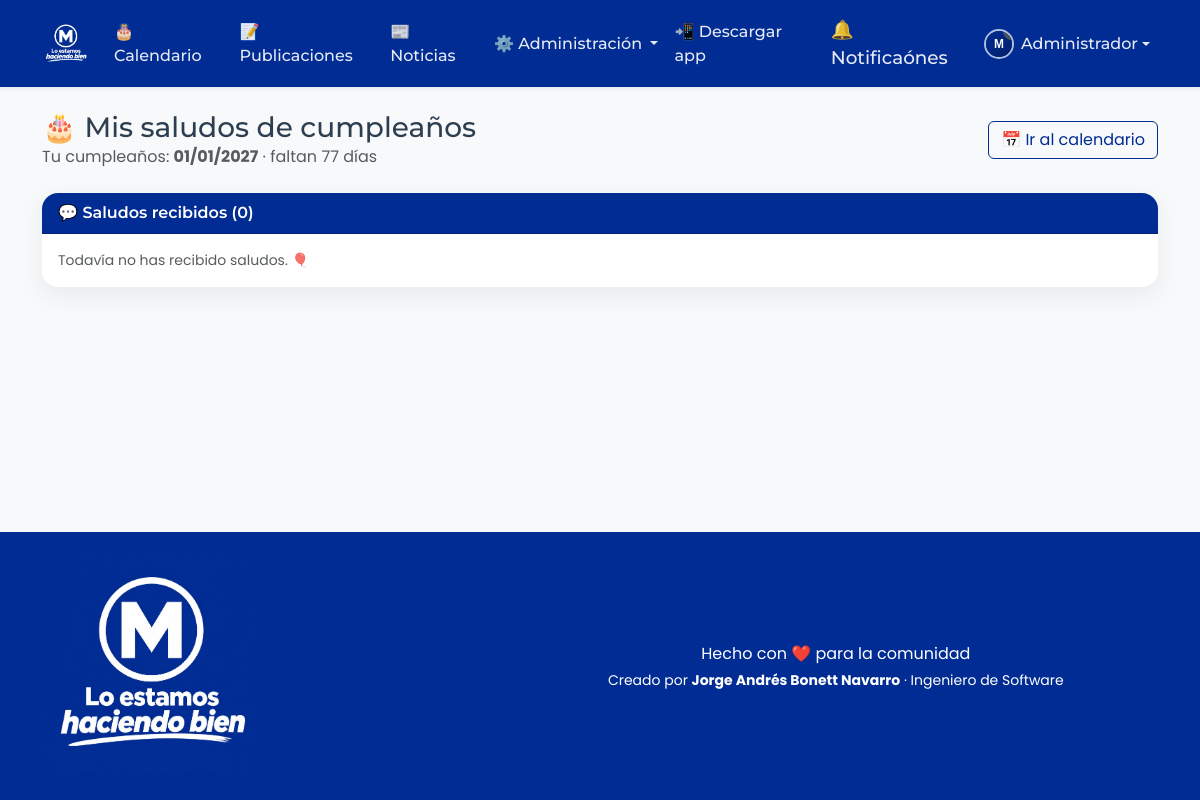
Screenshot of /modules/calendar/greetings.php (signed in) with the database file from the repository.
### tables this page shows
CREATE TABLE `usuarios` (
  `id`               INT UNSIGNED NOT NULL AUTO_INCREMENT,
  `id_rol`           INT UNSIGNED NOT NULL DEFAULT 2,
  `usuario`          VARCHAR(50)  NOT NULL COMMENT 'Nombre de usuario para iniciar sesión',
  `nombre`           VARCHAR(80)  NOT NULL,
  `apellidos`        VARCHAR(120) NOT NULL,
  `fecha_nacimiento` DATE         NOT NULL,
  `direccion`        VARCHAR(255) DEFAULT NULL,
  `barrio`           VARCHAR(120) DEFAULT NULL,
  `zona`             ENUM('Urbana','Vereda') NOT NULL DEFAULT 'Urbana',
  `foto`             VARCHAR(255) DEFAULT NULL COMMENT 'Ruta relativa de la imagen de perfil',
  `email`            VARCHAR(160) DEFAULT NULL,
  `password`         VARCHAR(255) NOT NULL COMMENT 'Hash generado con password_hash()',
  `estado`           TINYINT(1)   NOT NULL DEFAULT 1 COMMENT '1=Activo, 2=Inactivo',
  `creado_en`        TIMESTAMP    NOT NULL DEFAULT CURRENT_TIMESTAMP,
  PRIMARY KEY (`id`),
  UNIQUE KEY `uq_usuarios_usuario` (`usuario`),
  UNIQUE KEY `uq_usuarios_email` (`email`),
  KEY `idx_usuarios_rol` (`id_rol`),
  KEY `idx_usuarios_nacimiento` (`fecha_nacimiento`),
  CONSTRAINT `fk_usuarios_rol` FOREIGN KEY (`id_rol`)
    REFERENCES `roles` (`id`) ON UPDATE CASCADE ON DELETE RESTRICT
);

### config/app.php (called while the page is built, shortened)
<?php
require_once __DIR__ . '/database.php';
function e(?string $value): string
{
    return htmlspecialchars((string) $value, ENT_QUOTES, 'UTF-8');
}
function base_url(string $path = ''): string
{
    $base = rtrim($_ENV['APP_URL'] ?? '', '/');
    return $base . '/' . ltrim($path, '/');
}
function asset(string $path): string
{
    return base_url('assets/' . ltrim($path, '/'));
}
function is_logged_in(): bool
{
    return isset($_SESSION['user_id']);
}
function current_user(): ?array
{
    $stmt = Database::connection()->prepare(
        'SELECT u.*, r.nombre_rol
           FROM usuarios u
           JOIN roles r ON r.id = u.id_rol
          WHERE u.id = ? LIMIT 1'
    );
    $stmt->execute([$_SESSION['user_id']]);
    $row = $stmt->fetch();
    return $row ?: null;
}
function is_admin(): bool
{
    $user = current_user();
    return $user !== null && (int) $user['id_rol'] === 1;
}
function module_is_visible(string $clave): bool
{
    if (is_admin()) {
        return true;
    }
    $user = current_user();
    $stmt = Database::connection()->prepare(
        'SELECT pm.visible
           FROM permisos_modulos pm
           JOIN modulos m ON m.id = pm.id_modulo
          WHERE pm.id_rol = ? AND m.clave_modulo = ? LIMIT 1'
    );
    $stmt->execute([$user['id_rol'], $clave]);
    $row = $stmt->fetch();
    return $row ? (bool) (int) $row['visible'] : false;
}

### config/database.php (called while the page is built, shortened)
<?php
class Database
{
    private static $instance = null;
    public static function connection(): PDO
    {
        if (self::$instance === null) {
            $host = $_ENV['DB_HOST'] ?? 'localhost';
            $port = $_ENV['DB_PORT'] ?? '3306';
            $name = $_ENV['DB_NAME'] ?? 'monchomania';
            $user = $_ENV['DB_USER'] ?? 'root';
            $pass = $_ENV['DB_PASS'] ?? '';
            $dsn = sprintf(
                'mysql:host=%s;port=%s;dbname=%s;charset=utf8mb4',
                $host,
                $port,
                $name
            );
            $options = [
                PDO::ATTR_ERRMODE            => PDO::ERRMODE_EXCEPTION,
                PDO::ATTR_DEFAULT_FETCH_MODE => PDO::FETCH_ASSOC,
                PDO::ATTR_EMULATE_PREPARES   => false,
                PDO::ATTR_STRINGIFY_FETCHES  => false,
                PDO::MYSQL_ATTR_INIT_COMMAND => 'SET NAMES utf8mb4 COLLATE utf8mb4_unicode_ci',
            ];
            try {
                self::$instance = new PDO($dsn, $user, $pass, $options);
                self::$instance->exec("SET time_zone = '+00:00'");
            } catch (PDOException $e) {
                http_response_code(500);
                if (($_ENV['APP_DEBUG'] ?? 'false') === 'true') {
                    die('Error de conexión a la base de datos: ' . $e->getMessage());
                }
                die('Error de conexión a la base de datos.');
            }
        }
        return self::$instance;
    }
}

### includes/auth_middleware.php (called while the page is built, shortened)
<?php
require_once __DIR__ . '/../config/app.php';
$user = current_user();

### modules/calendar/helpers.php (called while the page is built, shortened)
<?php
require_once __DIR__ . '/../../config/app.php';
function cumple_comments(int $destinoId): array
{
    $stmt = Database::connection()->prepare(
        'SELECT c.id, c.id_usuario_autor, c.comentario, c.fecha_creacion,
                u.nombre, u.apellidos, u.foto
           FROM cumple_comentarios c
           JOIN usuarios u ON u.id = c.id_usuario_autor
          WHERE c.id_usuario_destino = ?
          ORDER BY c.fecha_creacion DESC'
    );
    $stmt->execute([$destinoId]);
    $filas = $stmt->fetchAll();
    $saludos = [];
    return $saludos;
}

### modules/calendar/greetings.php (the view, shortened to what this page needs)
<?php
require_once __DIR__ . '/../../includes/auth_middleware.php';
require_once __DIR__ . '/helpers.php';
$saludos       = cumple_comments((int) $user['id']);
$esAdmin       = is_admin();
$nacimiento = $user['fecha_nacimiento'] ?? null;
$proximoCumple = null;
if ($nacimiento) {
    $partes = explode('-', (string) $nacimiento);
    $hoy    = new DateTime('today');
    $proximoCumple = new DateTime($hoy->format('Y') . '-' . ($partes[1] ?? '01') . '-' . ($partes[2] ?? '01'));
    if ($proximoCumple < $hoy) {
        $proximoCumple->modify('+1 year');
    }
}
$diasFaltantes = $proximoCumple ? (int) (new DateTime('today'))->diff($proximoCumple)->days : null;
require_once __DIR__ . '/../../includes/header.php';
require_once __DIR__ . '/../../includes/navbar.php';
?>
<div class="container py-4">
    <div class="d-flex justify-content-between align-items-center mb-4 flex-wrap gap-2">
        <div>
            <h1 class="h3 mb-0">🎂 Mis saludos de cumpleaños</h1>
            <p class="text-muted mb-0">
                <?php if ($proximoCumple): ?>
                    Tu cumpleaños: <strong><?= e($proximoCumple->format('d/m/Y')) ?></strong>
                    <?php if ($diasFaltantes === 0): ?>
                        · ¡Hoy es tu día! 🎉
                    <?php else: ?>
                        · faltan <?= (int) $diasFaltantes ?> días
                    <?php endif; ?>
                <?php else: ?>
                    Aquí están los saludos que te ha enviado la comunidad.
                <?php endif; ?>
            </p>
        </div>
        <a class="btn btn-outline-primary" href="<?= base_url('modules/calendar/index.php') ?>">📅 Ir al calendario</a>
    </div>
    <div class="card mm-card">
        <div class="card-header mm-card-header">
            💬 Saludos recibidos (<span class="js-comments-count"><?= count($saludos) ?></span>)
        </div>
        <div class="card-body">
            <div class="js-comments-list mm-comments">
                <?php if (!$saludos): ?>
                    <p class="text-muted small mb-0">Todavía no has recibido saludos. 🎈</p>
                <?php endif; ?>
            </div>
        </div>
    </div>
</div>
<?php require_once __DIR__ . '/../../includes/footer.php'; ?>

### includes/navbar.php (shortened to what this page needs)
<?php
$currentUser = $currentUser ?? (is_logged_in() ? current_user() : null);
?>
<nav class="navbar navbar-expand-lg navbar-dark mm-navbar sticky-top shadow-sm">
    <div class="container">
        <a class="navbar-brand mm-brand" href="<?= base_url('index.php') ?>">
            <img src="<?= asset('img/logo.png') ?>" alt="monchomania" class="mm-logo">
        </a>
        <div class="collapse navbar-collapse" id="mainNav">
            <ul class="navbar-nav ms-auto align-items-lg-center">
                <?php if ($currentUser): ?>
                    <?php if (module_is_visible('calendario')): ?>
                        <li class="nav-item">
                            <a class="nav-link" href="<?= base_url('modules/calendar/index.php') ?>">
                                🎂 Calendario
                            </a>
                        </li>
                    <?php endif; ?>
                    <?php if (module_is_visible('publicaciones')): ?>
                        <li class="nav-item">
                            <a class="nav-link" href="<?= base_url('modules/posts/index.php') ?>">
                                📝 Publicaciones
                            </a>
                        </li>
                    <?php endif; ?>
                    <?php if (module_is_visible('noticias')): ?>
                        <li class="nav-item">
                            <a class="nav-link" href="<?= base_url('modules/news/index.php') ?>">
                                📰 Noticias
                            </a>
                        </li>
                    <?php endif; ?>
                    <?php if (is_admin()): ?>
                        <li class="nav-item dropdown">
                            <a class="nav-link dropdown-toggle" href="#" role="button"
                               data-bs-toggle="dropdown" aria-expanded="false">
                                ⚙️ Administración
                            </a>
                        </li>
                    <?php endif; ?>
                    <li class="nav-item">
                        <a class="nav-link js-install-app" href="#" role="button" title="Descargar como app">
                            📲 Descargar app
                        </a>
                    </li>
                    <li class="nav-item dropdown">
                        <a class="nav-link position-relative mm-bell" href="#" role="button"
                           data-bs-toggle="dropdown" data-bs-auto-close="outside" aria-expanded="false"
                           aria-label="Notificaciones"
                           data-read-url="<?= base_url('modules/notifications/read.php') ?>"
                           data-delete-url="<?= base_url('modules/notifications/delete.php') ?>">
                            🔔Notificaónes
                        </a>
                    </li>
                    <li class="nav-item dropdown">
                        <a class="nav-link dropdown-toggle d-flex align-items-center" href="#" role="button"
                           data-bs-toggle="dropdown" aria-expanded="false">
                            <img src="<?= e($currentUser['foto'] ? uploads_url('profiles/' . $currentUser['foto']) : asset('img/avatar-default.svg')) ?>"
                                 class="nav-avatar" alt="Foto de perfil">
                            <span><?= e($currentUser['nombre']) ?></span>
                        </a>
                    </li>
                <?php endif; ?>
            </ul>
        </div>
    </div>
</nav>

### assets/css/style.css (style rules this page uses)
:root { --mm-primary: #012C94; --mm-primary-dark: #012069; --mm-primary-darker: #001442; --mm-primary-soft: #EDF1FC; --mm-accent: #D4A017; --mm-accent-soft: #FBF3E0; --mm-dark: #2C3E50; --mm-muted: #7F8C8D; --mm-light: #F8F9FA; --mm-border: #E9ECEF; --mm-radius: 1rem; --mm-shadow: 0 8px 24px rgba(44, 62, 80, 0.08); --mm-shadow-hover: 0 14px 34px rgba(44, 62, 80, 0.15); --font-heading: 'Montserrat', sans-serif; --font-body: 'Poppins', sans-serif; }
body { font-family: var(--font-body); background: var(--mm-light); color: var(--mm-dark); min-height: 100vh; display: flex; flex-direction: column; }
h1, h2, h3, h4, h5, h6 { font-family: var(--font-heading); }
a { color: var(--mm-primary); }
.mm-brand { display: inline-flex; align-items: center; padding: 0; }
.mm-logo { display: block; height: 48px; width: auto; border-radius: 12px; }
.mm-navbar { background: var(--mm-primary); box-shadow: 0 4px 14px rgba(1, 32, 105, 0.25); }
.mm-navbar .nav-link { font-family: var(--font-heading); font-weight: 500; color: rgba(255, 255, 255, 0.9) !important; }
.nav-avatar { width: 30px; height: 30px; border-radius: 50%; object-fit: cover; margin-right: 7px; border: 2px solid rgba(255, 255, 255, 0.7); }
.mm-bell { font-size: 1.15rem; }
.mm-card { border: none; border-radius: var(--mm-radius); box-shadow: var(--mm-shadow); transition: transform 0.2s ease, box-shadow 0.2s ease; }
.mm-card-header { background: var(--mm-primary); color: #fff; font-family: var(--font-heading); font-weight: 600; border-radius: var(--mm-radius) var(--mm-radius) 0 0 !important; }
.btn-outline-primary { color: var(--mm-primary); border-color: var(--mm-primary); }
.mm-comments { max-height: 280px; overflow-y: auto; display: flex; flex-direction: column; gap: 0.7rem; }

### rows the page displays
usuarios: nombre "Administrador", fecha_nacimiento "01/01/2027", fecha_nacimiento "77"

### other values shown
count($saludos) "0"
